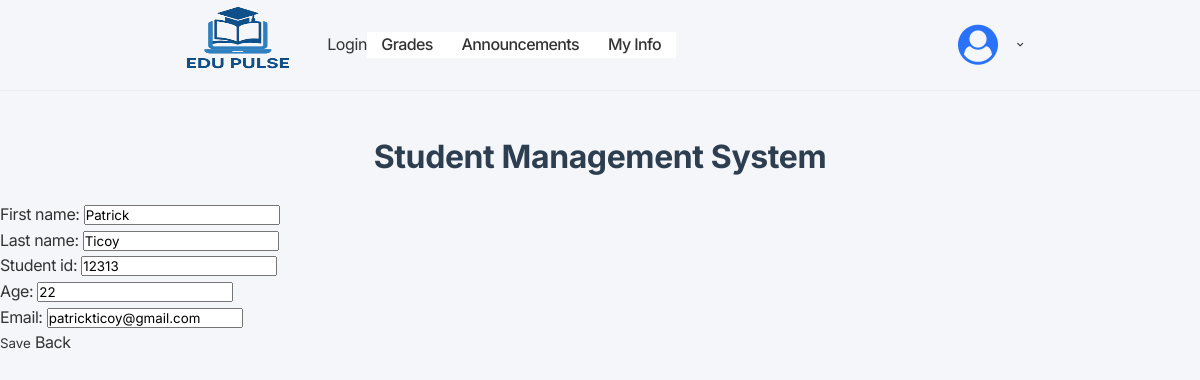
Page /students/1/update/ on the earlier database version.
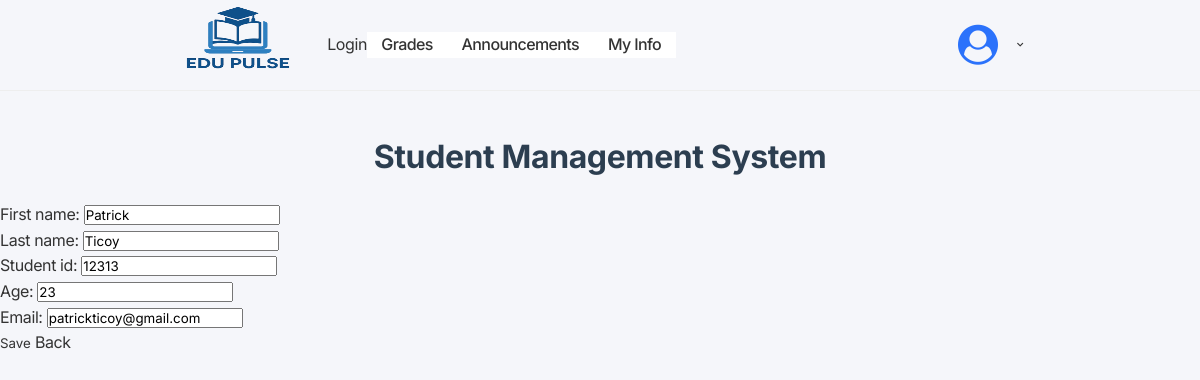
Same page on the later database version.
### app/models.py (models this page shows, shortened)
class Student(models.Model):
    first_name = models.CharField(max_length=100)
    last_name = models.CharField(max_length=100)
    student_id = models.IntegerField()
    section = models.CharField(max_length=100)
    age = models.IntegerField()
    email = models.EmailField()

### app/views.py (the view)
# urls.py: path('students/<int:pk>/update/', StudentUpdateView.as_view(), name='student_update'),
class StudentUpdateView(UpdateView):
    model = Student
    fields = ['first_name','last_name','student_id','student_id', 'age', 'email']
    template_name = 'app/student_form.html'
    success_url = reverse_lazy('student_list')

### app/templates/app/student_form.html (shortened to what this page needs)
{% extends 'app/base.html' %}
{% block content %}
<form method="post">
    {{ form.as_p }}
    <button type="submit">Save</button>
    <a href="{% url 'student_list' %}">Back</a>
</form>
{% endblock %}

Differences in the rows shown:
changed Student "Patrick": age "22" → "23"
